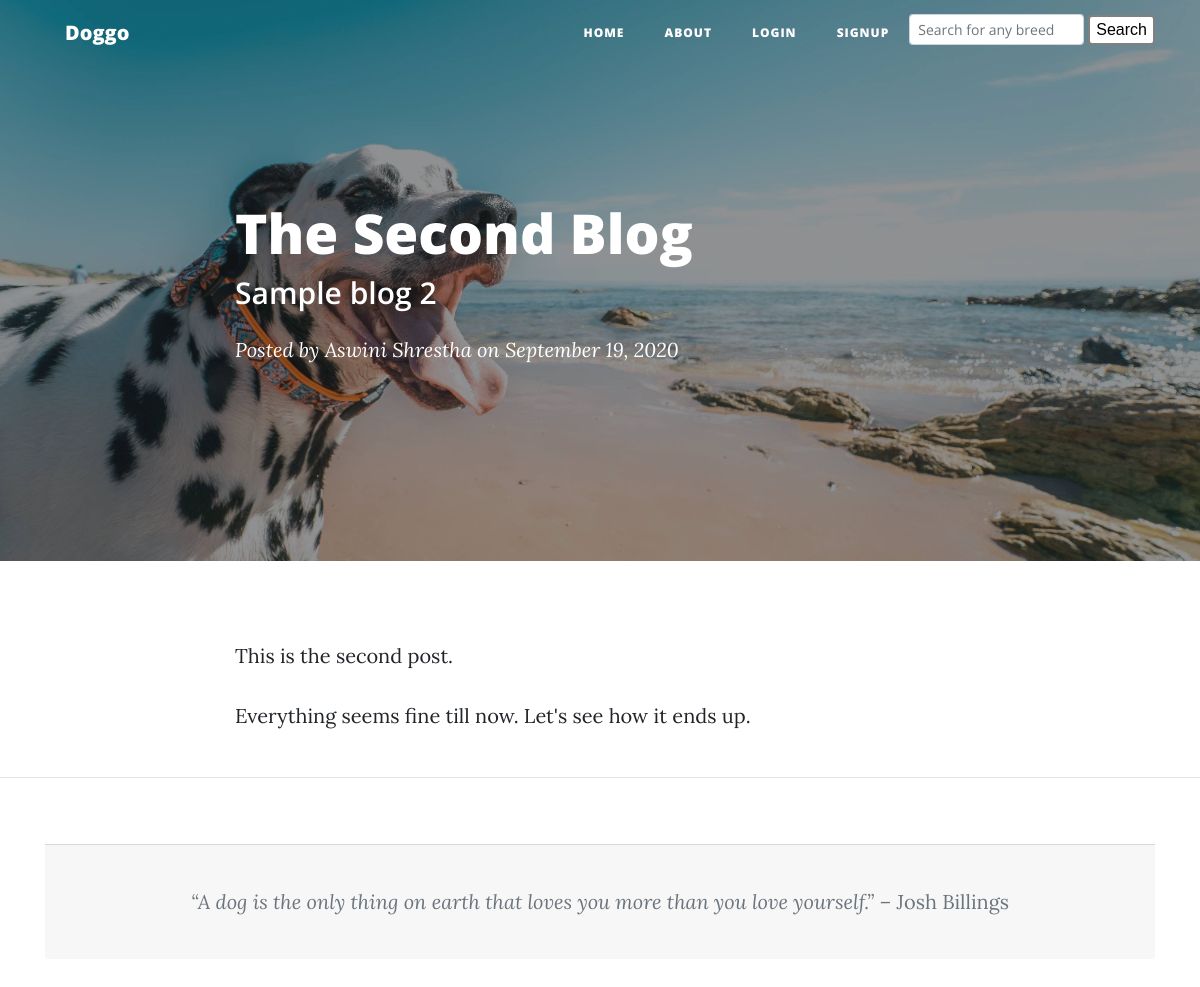
Screenshot of /blogs/2 with the database file from the repository.
### blog.py (models this page shows)
class Blogpost(db.Model):
    id = db.Column(db.Integer, primary_key=True)
    title = db.Column(db.String(50), nullable=False)
    subtitle = db.Column(db.String(50), nullable=False)
    author = db.Column(db.String(20), nullable=False)
    date_posted = db.Column(db.DateTime, nullable=False)
    content = db.Column(db.Text, nullable=False)

### blog.py (the view)
@app.route('/blogs/<int:post_id>')
def blogs(post_id):
    post = Blogpost.query.filter_by(id=post_id).one()
    date_posted = post.date_posted.strftime('%B %d, %Y')
    return render_template('blogs.html', post=post, date_posted=date_posted)

### templates/blogs.html
{% extends 'layout.html' %}
{% block body %}
<header class="masthead" style="background-image: url('../static/dog3.jpg')">
  <div class="overlay"></div>
  <div class="container">
    <div class="row">
      <div class="col-lg-8 col-md-10 mx-auto">
        <div class="post-heading">
          <h1>{{ post.title }}</h1>
          <h2 class="subheading">{{ post.subtitle }}</h2>
          <span class="meta">Posted by
            {{ post.author }}
            on {{ date_posted }}</span>
        </div>
      </div>
    </div>
  </div>
</header>
<article>
  <div class="container">
    <div class="row">
      <div class="col-lg-8 col-md-10 mx-auto">
        {{ post.content|safe }}
      </div>
    </div>
  </div>
</article>
<hr>
{% endblock %}

### rows the page displays
Blogpost: title "The Second Blog", subtitle "Sample blog 2", author "Aswini Shrestha", date_posted "September 19, 2020", content "This is the second post. Everything seems fine till now. Let's see how it ends up."
